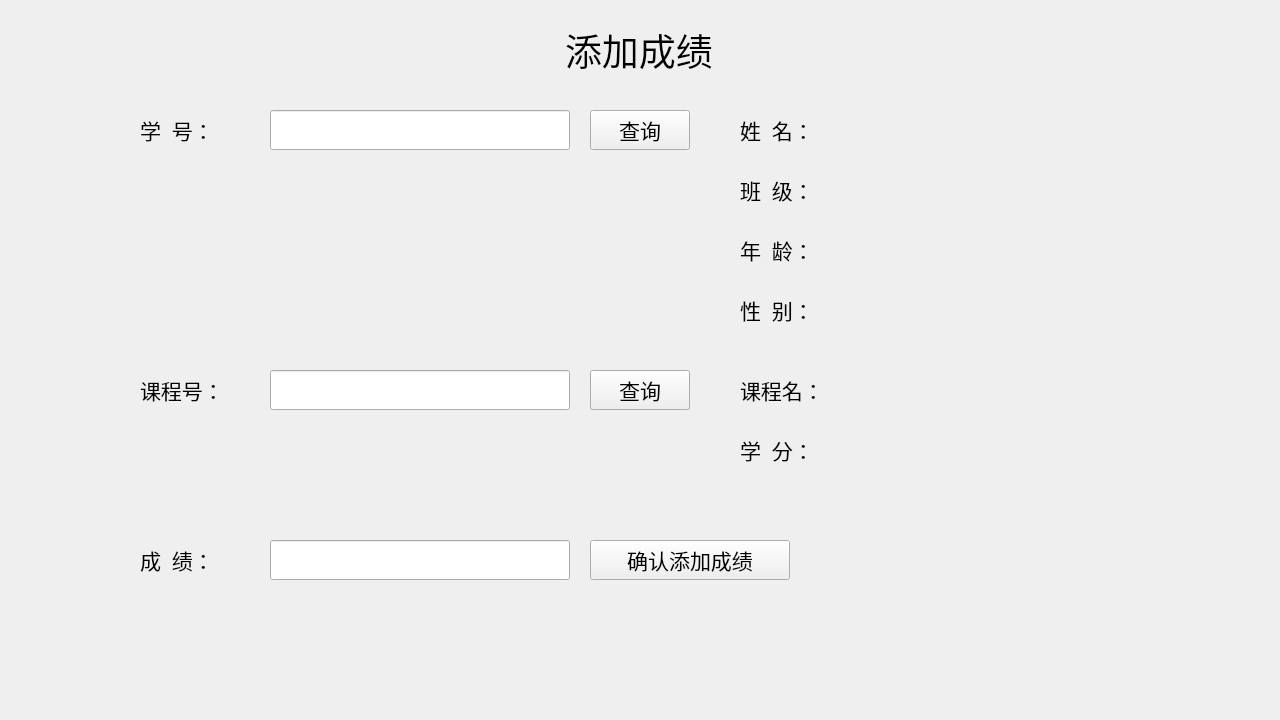
<?xml version="1.0" encoding="UTF-8"?>
<ui version="4.0">
 <class>Window_score_add</class>
 <widget class="QWidget" name="Window_score_add">
  <property name="geometry">
   <rect>
    <x>0</x>
    <y>0</y>
    <width>1280</width>
    <height>720</height>
   </rect>
  </property>
  <property name="minimumSize">
   <size>
    <width>1280</width>
    <height>720</height>
   </size>
  </property>
  <property name="maximumSize">
   <size>
    <width>1280</width>
    <height>720</height>
   </size>
  </property>
  <property name="windowTitle">
   <string>Form</string>
  </property>
  <widget class="QLabel" name="label_title9">
   <property name="geometry">
    <rect>
     <x>740</x>
     <y>430</y>
     <width>100</width>
     <height>40</height>
    </rect>
   </property>
   <property name="font">
    <font>
     <family>黑体</family>
     <pointsize>16</pointsize>
    </font>
   </property>
   <property name="text">
    <string>学  分：</string>
   </property>
  </widget>
  <widget class="QLabel" name="label_title6">
   <property name="geometry">
    <rect>
     <x>740</x>
     <y>290</y>
     <width>100</width>
     <height>40</height>
    </rect>
   </property>
   <property name="font">
    <font>
     <family>黑体</family>
     <pointsize>16</pointsize>
    </font>
   </property>
   <property name="text">
    <string>性  别：</string>
   </property>
  </widget>
  <widget class="QPushButton" name="pushButton_stuno_inquiry">
   <property name="geometry">
    <rect>
     <x>590</x>
     <y>110</y>
     <width>100</width>
     <height>40</height>
    </rect>
   </property>
   <property name="font">
    <font>
     <family>黑体</family>
     <pointsize>16</pointsize>
    </font>
   </property>
   <property name="text">
    <string>查询</string>
   </property>
  </widget>
  <widget class="QLabel" name="label_title7">
   <property name="geometry">
    <rect>
     <x>140</x>
     <y>540</y>
     <width>100</width>
     <height>40</height>
    </rect>
   </property>
   <property name="font">
    <font>
     <family>黑体</family>
     <pointsize>16</pointsize>
    </font>
   </property>
   <property name="text">
    <string>成  绩：</string>
   </property>
  </widget>
  <widget class="QLineEdit" name="lineEdit_course">
   <property name="geometry">
    <rect>
     <x>270</x>
     <y>110</y>
     <width>300</width>
     <height>40</height>
    </rect>
   </property>
   <property name="font">
    <font>
     <family>黑体</family>
     <pointsize>16</pointsize>
    </font>
   </property>
  </widget>
  <widget class="QPushButton" name="pushButton_add">
   <property name="geometry">
    <rect>
     <x>590</x>
     <y>540</y>
     <width>200</width>
     <height>40</height>
    </rect>
   </property>
   <property name="font">
    <font>
     <family>黑体</family>
     <pointsize>16</pointsize>
    </font>
   </property>
   <property name="text">
    <string>确认添加成绩</string>
   </property>
  </widget>
  <widget class="QLabel" name="label_title8">
   <property name="geometry">
    <rect>
     <x>740</x>
     <y>230</y>
     <width>100</width>
     <height>40</height>
    </rect>
   </property>
   <property name="font">
    <font>
     <family>黑体</family>
     <pointsize>16</pointsize>
    </font>
   </property>
   <property name="text">
    <string>年  龄：</string>
   </property>
  </widget>
  <widget class="QLabel" name="label_title2">
   <property name="geometry">
    <rect>
     <x>140</x>
     <y>110</y>
     <width>100</width>
     <height>40</height>
    </rect>
   </property>
   <property name="font">
    <font>
     <family>黑体</family>
     <pointsize>16</pointsize>
    </font>
   </property>
   <property name="text">
    <string>学  号：</string>
   </property>
  </widget>
  <widget class="QLineEdit" name="lineEdit_score">
   <property name="geometry">
    <rect>
     <x>270</x>
     <y>540</y>
     <width>300</width>
     <height>40</height>
    </rect>
   </property>
   <property name="font">
    <font>
     <family>黑体</family>
     <pointsize>16</pointsize>
    </font>
   </property>
  </widget>
  <widget class="QLabel" name="label_title10">
   <property name="geometry">
    <rect>
     <x>740</x>
     <y>170</y>
     <width>100</width>
     <height>40</height>
    </rect>
   </property>
   <property name="font">
    <font>
     <family>黑体</family>
     <pointsize>16</pointsize>
    </font>
   </property>
   <property name="text">
    <string>班  级：</string>
   </property>
  </widget>
  <widget class="QLabel" name="label_title4">
   <property name="geometry">
    <rect>
     <x>740</x>
     <y>110</y>
     <width>100</width>
     <height>40</height>
    </rect>
   </property>
   <property name="font">
    <font>
     <family>黑体</family>
     <pointsize>16</pointsize>
    </font>
   </property>
   <property name="text">
    <string>姓  名：</string>
   </property>
  </widget>
  <widget class="QLabel" name="label_title1">
   <property name="geometry">
    <rect>
     <x>565</x>
     <y>20</y>
     <width>200</width>
     <height>60</height>
    </rect>
   </property>
   <property name="maximumSize">
    <size>
     <width>16777214</width>
     <height>16777215</height>
    </size>
   </property>
   <property name="font">
    <font>
     <family>黑体</family>
     <pointsize>28</pointsize>
    </font>
   </property>
   <property name="text">
    <string>添加成绩</string>
   </property>
  </widget>
  <widget class="QLabel" name="label_title5">
   <property name="geometry">
    <rect>
     <x>740</x>
     <y>370</y>
     <width>100</width>
     <height>40</height>
    </rect>
   </property>
   <property name="font">
    <font>
     <family>黑体</family>
     <pointsize>16</pointsize>
    </font>
   </property>
   <property name="text">
    <string>课程名：</string>
   </property>
  </widget>
  <widget class="QLineEdit" name="lineEdit_cno">
   <property name="geometry">
    <rect>
     <x>270</x>
     <y>370</y>
     <width>300</width>
     <height>40</height>
    </rect>
   </property>
   <property name="font">
    <font>
     <family>黑体</family>
     <pointsize>16</pointsize>
    </font>
   </property>
  </widget>
  <widget class="QLabel" name="label_title3">
   <property name="geometry">
    <rect>
     <x>140</x>
     <y>370</y>
     <width>100</width>
     <height>40</height>
    </rect>
   </property>
   <property name="font">
    <font>
     <family>黑体</family>
     <pointsize>16</pointsize>
    </font>
   </property>
   <property name="text">
    <string>课程号：</string>
   </property>
  </widget>
  <widget class="QLabel" name="label_stuno_tip">
   <property name="geometry">
    <rect>
     <x>160</x>
     <y>170</y>
     <width>521</width>
     <height>41</height>
    </rect>
   </property>
   <property name="font">
    <font>
     <family>黑体</family>
     <pointsize>16</pointsize>
    </font>
   </property>
   <property name="text">
    <string/>
   </property>
  </widget>
  <widget class="QLabel" name="label_stuname">
   <property name="geometry">
    <rect>
     <x>870</x>
     <y>110</y>
     <width>301</width>
     <height>40</height>
    </rect>
   </property>
   <property name="font">
    <font>
     <family>黑体</family>
     <pointsize>16</pointsize>
    </font>
   </property>
   <property name="text">
    <string/>
   </property>
  </widget>
  <widget class="QLabel" name="label_credit">
   <property name="geometry">
    <rect>
     <x>870</x>
     <y>430</y>
     <width>301</width>
     <height>40</height>
    </rect>
   </property>
   <property name="font">
    <font>
     <family>黑体</family>
     <pointsize>16</pointsize>
    </font>
   </property>
   <property name="text">
    <string/>
   </property>
  </widget>
  <widget class="QLabel" name="label_coursename">
   <property name="geometry">
    <rect>
     <x>870</x>
     <y>370</y>
     <width>301</width>
     <height>40</height>
    </rect>
   </property>
   <property name="font">
    <font>
     <family>黑体</family>
     <pointsize>16</pointsize>
    </font>
   </property>
   <property name="text">
    <string/>
   </property>
  </widget>
  <widget class="QLabel" name="label_stusex">
   <property name="geometry">
    <rect>
     <x>870</x>
     <y>290</y>
     <width>301</width>
     <height>40</height>
    </rect>
   </property>
   <property name="font">
    <font>
     <family>黑体</family>
     <pointsize>16</pointsize>
    </font>
   </property>
   <property name="text">
    <string/>
   </property>
  </widget>
  <widget class="QLabel" name="label_stuage">
   <property name="geometry">
    <rect>
     <x>870</x>
     <y>230</y>
     <width>301</width>
     <height>40</height>
    </rect>
   </property>
   <property name="font">
    <font>
     <family>黑体</family>
     <pointsize>16</pointsize>
    </font>
   </property>
   <property name="text">
    <string/>
   </property>
  </widget>
  <widget class="QLabel" name="label_stuclass">
   <property name="geometry">
    <rect>
     <x>870</x>
     <y>170</y>
     <width>301</width>
     <height>40</height>
    </rect>
   </property>
   <property name="font">
    <font>
     <family>黑体</family>
     <pointsize>16</pointsize>
    </font>
   </property>
   <property name="text">
    <string/>
   </property>
  </widget>
  <widget class="QLabel" name="label_course_tip">
   <property name="geometry">
    <rect>
     <x>150</x>
     <y>430</y>
     <width>521</width>
     <height>41</height>
    </rect>
   </property>
   <property name="font">
    <font>
     <family>黑体</family>
     <pointsize>16</pointsize>
    </font>
   </property>
   <property name="text">
    <string/>
   </property>
  </widget>
  <widget class="QPushButton" name="pushButton_course_inquiry">
   <property name="geometry">
    <rect>
     <x>590</x>
     <y>370</y>
     <width>100</width>
     <height>40</height>
    </rect>
   </property>
   <property name="font">
    <font>
     <family>黑体</family>
     <pointsize>16</pointsize>
    </font>
   </property>
   <property name="text">
    <string>查询</string>
   </property>
  </widget>
 </widget>
 <resources/>
 <connections/>
</ui>
